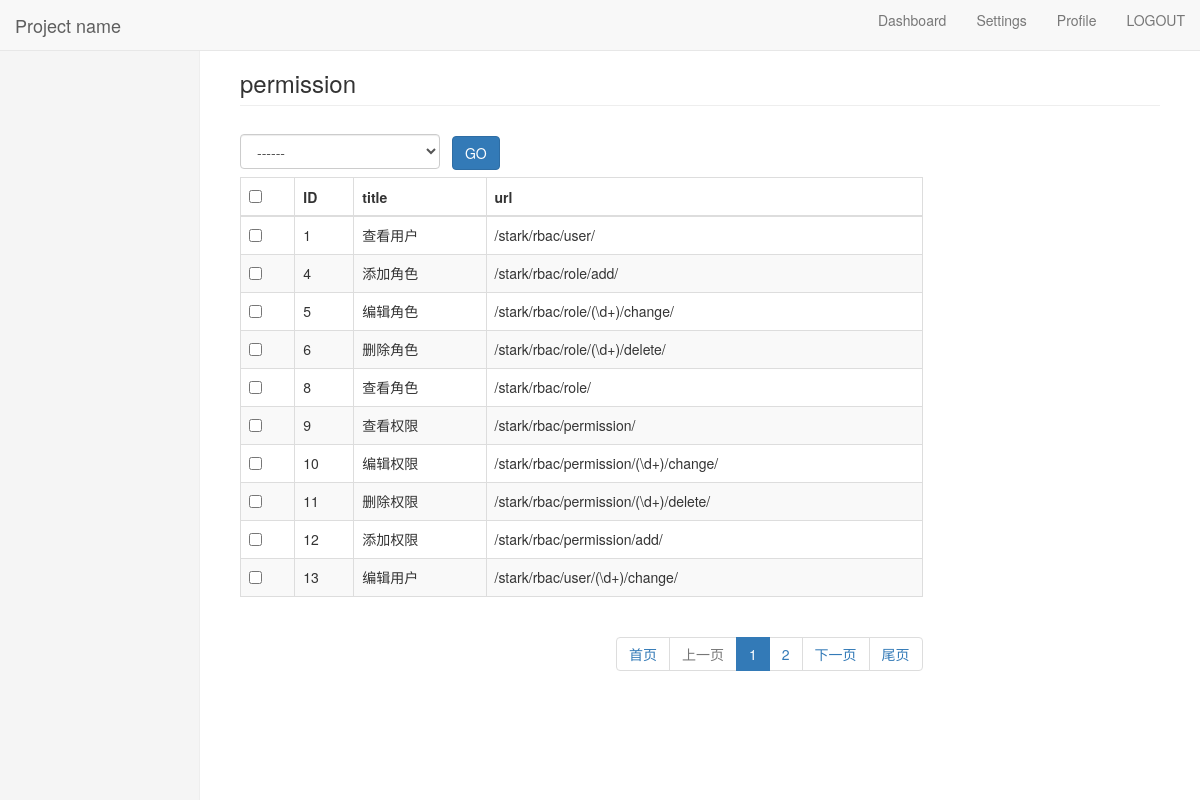
The app's page /stark/rbac/permission/ (signed in) with its own data.
### rbac/models.py (models this page shows, shortened)
class Permission(models.Model):
    title = models.CharField(max_length=32)
    url = models.CharField(max_length=128)
    action = models.CharField(max_length=32, default="")
    group = models.ForeignKey(to="PermissionGroup", on_delete=models.CASCADE)

### stark/service/stark.py (the view, shortened to what this page needs)
    def list_view(self, request):
        search_connection = self.get_search_condition(request)
        filter_condition = self.get_filter_condition(request)
        data_list = self.model.objects.all().filter(search_connection).filter(filter_condition)
        show_list = ShowList(self, data_list, request)
        add_url = self.get_add_url()
        models_name = self.model._meta.model_name.upper()
        return render(request, "list_view.html", locals())

### rbac/service/rbac.py (called while the page is built, shortened)
    def process_request(self, request):
        current_path = request.path_info
        valid_url_list = ['/login/', '/logout/', '/reg/', '/admin/.*']
        for valid_url in valid_url_list:
            ret = re.match(valid_url, current_path)
            if ret:
                return None
        user_id = request.session.get('user_id', None)
        user_name = request.session.get('user_name', None)
        if not user_id:
            _url = '/login/?path=%s' % (request.path_info)
            return redirect(_url)
        permission_dict = request.session.get('permission_dict', {})
        print('==============')
        print(permission_dict)
        flag = False
        if user_name == 'admin':
            request.actions = []
            return None
        if not flag:
            return HttpResponse("没有访问权限")

### rbac/templatetags/my_tags.py (called while the page is built)
@register.inclusion_tag('rbac/menu.html')
def get_menu(request):
    menu_permission_list = request.session.get("menu_permission_list")
    print(menu_permission_list)
    print(request.path)
    return {"menu_permission_list": menu_permission_list,"request_path":request.path}

### stark/service/stark.py (called while the page is built, shortened)
    def get_filter_linktags(self):
        link_dic = {}
        return link_dic

    def get_header(self):
        head_list = []
        _list_display = self.config.new_list_play(self.request)
        for field in self.config.new_list_play(self.request):
            if callable(field):
                val = field(self, header=True)
                head_list.append(val)
            else:
                if field == "__str__":
                    head_list.append(self.config.model._meta.model_name.upper())
                else:
                    val = self.config.model._meta.get_field(field).verbose_name
                    head_list.append(val)
        return head_list

    def get_action_list(self):
        temp = []
        for action in self.actions:
            temp.append(
                {
                    'name': action.__name__,
                    'desc': action.short_description
                }
            )
        return temp

    def get_model_name(self):
        return self.config.model._meta.verbose_name

    def new_actions(self):
        temp = []
        temp.append(ModelStark.patch_delete)
        temp.extend(self.actions)
        return temp

    def get_add_url(self):
        model_name = self.model._meta.model_name
        app_label = self.model._meta.app_label
        _url = reverse("%s_%s_add" % (app_label, model_name))
        return _url

### stark/templates/list_view.html (shortened to what this page needs)
{% extends 'base.html' %}
{% block content %}
    <div class="col-md-9 ">
        <form action="" method="post">
            <select name="action" id="" class="form-control"
                    style="display:inline-block;width: 200px;margin: 8px 8px 8px 0px;height: 35px;vertical-align: -2px">
                <option value="">------</option>
            </select>
            <button type="submit" class="btn btn-primary">GO</button>
            <table class="table table-bordered table-striped">
                <thead>
                <tr>
                    {% for item in show_list.get_header %}
                        <th>{{ item }}</th>
                    {% endfor %}
                </tr>
                </thead>
                <tbody>
                <tr>
                    {% for data in show_list.get_body %}
                        <tr>
                            {% for item in data %}
                                <td>{{ item }}</td>
                            {% endfor %}
                        </tr>
                    {% endfor %}
                </tr>
                </tbody>
            </table>
            <nav>
                <ul class="pagination  pull-right">
                    {{ show_list.pagination.page_html|safe }}
                </ul>
            </nav>
        </form>
    </div>
    <div class="col-md-3">
    </div>
{% endblock %}

### stark/static/css/base.css (style rules this page uses)
.active { background-color: #428bca; }

### records on screen
Permission: data "查看用户" "/stark/rbac/user/"
Permission: data "添加角色" "/stark/rbac/role/add/"
Permission: data "编辑角色" "/stark/rbac/role/(\\d+)/change/"
Permission: data "删除角色" "/stark/rbac/role/(\\d+)/delete/"
Permission: data "查看角色" "/stark/rbac/role/"
Permission: data "查看权限" "/stark/rbac/permission/"
Permission: data "编辑权限" "/stark/rbac/permission/(\\d+)/change/"
Permission: data "删除权限" "/stark/rbac/permission/(\\d+)/delete/"
Permission: data "添加权限" "/stark/rbac/permission/add/"
Permission: data "编辑用户" "/stark/rbac/user/(\\d+)/change/"

### other values on screen
{{ show_list.get_model_name }} "permission"
{{ item }} "ID" "title" "url"
{{ item }} "1" "4" "5" "6" "8" "9" "10" "11" "12" "13"
{{ show_list.pagination.page_html|safe }} "首页 上一页 1 2 下一页 尾页"
